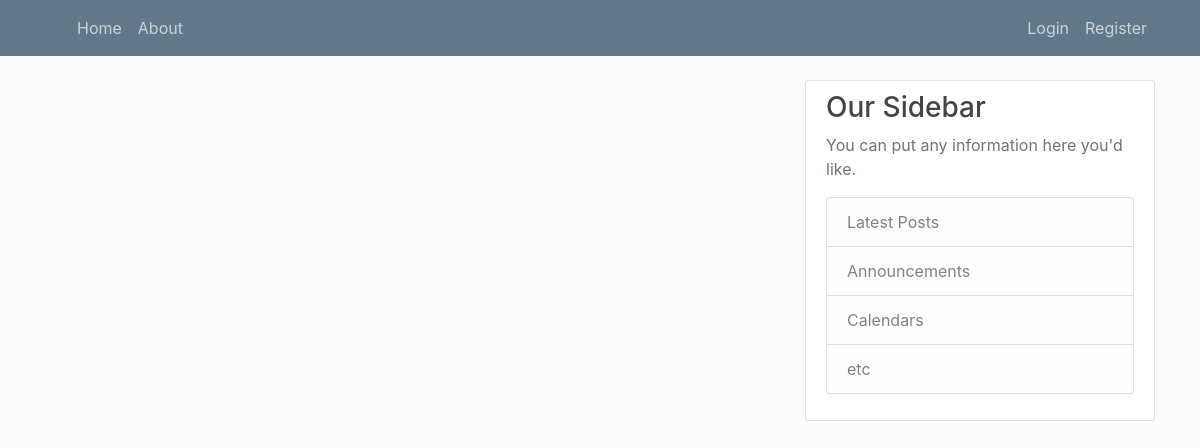
The app's page /home, older data.
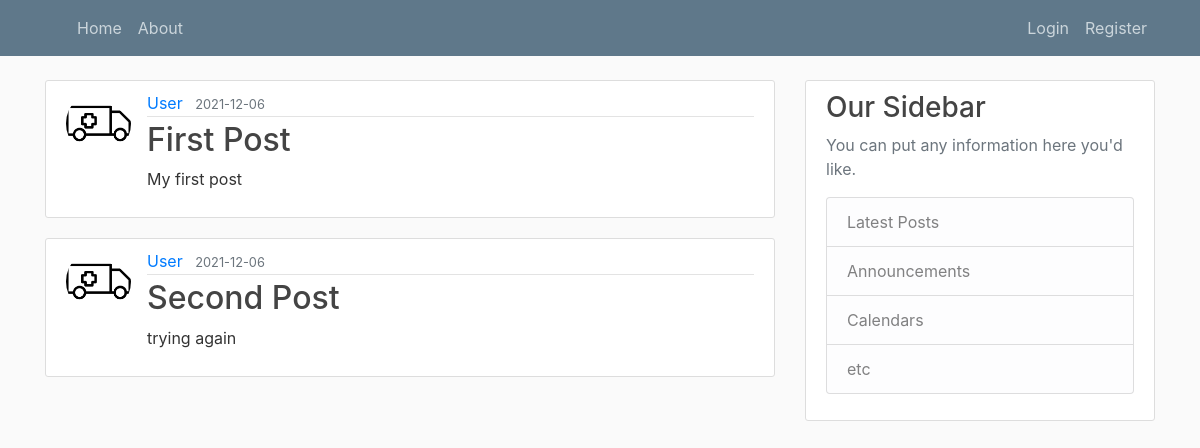
The same page, newer data.
### blog/models.py (models this page shows, shortened)
class Post(db.Model):
    id = db.Column(db.Integer, primary_key=True)
    title = db.Column(db.String(120), nullable=False)
    content = db.Column(db.Text, nullable=False)
    date_posted = db.Column(db.DateTime, default=datetime.utcnow)
    user_id = db.Column(db.Integer, db.ForeignKey('user.id'), nullable=False)

class User(db.Model, UserMixin):
    id = db.Column(db.Integer, primary_key=True)
    username = db.Column(db.String(20), unique=True, nullable=False)
    email = db.Column(db.String(100), unique=True, nullable=False)
    password = db.Column(db.String(60), nullable=False)
    image_file = db.Column(db.String(20), nullable=False, default='default.png')
    posts = db.relationship('Post', backref='author', lazy=True)

### blog/routes.py (the view)
@app.route('/')
@app.route('/home')
def home():
    posts = Post.query.all()
    return render_template('home.html', title='Home Page', posts=posts)

### blog/Templates/home.html
{% extends "layout.html" %}
{% block content %}
    {% for post in posts %}
        <article class="media content-section">
          <img class="rounded-circle article-img" src="{{url_for('static', filename='profile_pics/' + post.author.image_file)}}">
          <div class="media-body">
            <div class="article-metadata">
              <a class="mr-2" href="{{url_for('account')}}">{{ post.author.username }}</a>
              <small class="text-muted">{{ post.date_posted.strftime("%Y-%m-%d") }}</small>
            </div>
            <h2><a class="article-title" href="{{ url_for('particular_post', post_id=post.id) }}">{{ post.title }}</a></h2>
            <p class="article-content">{{ post.content }}</p>
          </div>
        </article>
    {% endfor %}
{% endblock content %}

Row changes from the older to the newer data that the page shows:
added Post: image_file (placeholder picture), author.username "User", date_posted "2021-12-06", title "First Post", content "My first post"
added Post: image_file (placeholder picture), author.username "User", date_posted "2021-12-06", title "Second Post", content "trying again"
